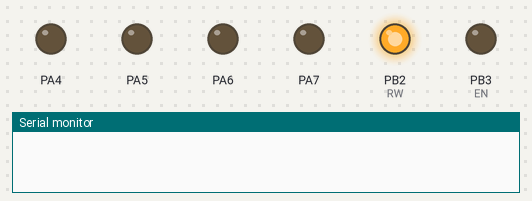
This program was run on a simulated ATmega32, built with avr-gcc and emulated at 8 MHz. Shown: output pins drawn as LEDs (lit = HIGH), the last lines printed to the serial monitor. Pins used as bus, display or sensor lines are not drawn.

Above: at 0.16 s.
At 4.91 s:
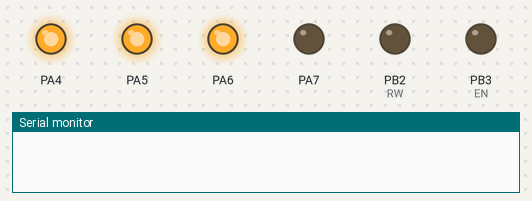
At 9.71 s:
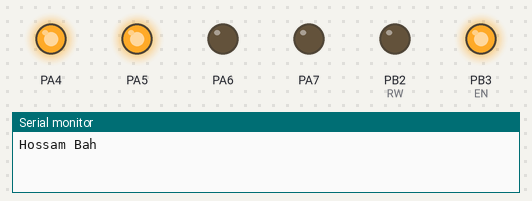
At 16.76 s:
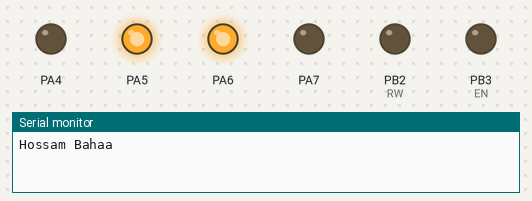
At 24.86 s:
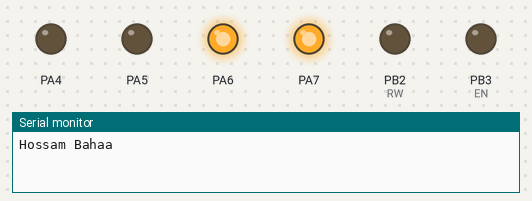
At 39.56 s:
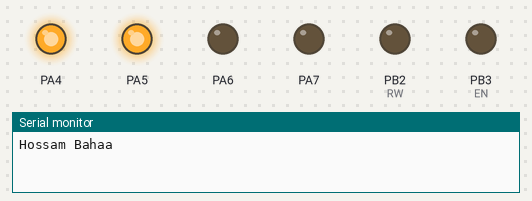
Timing chart, 0 to 40.0 s (numbered marks = the images above):
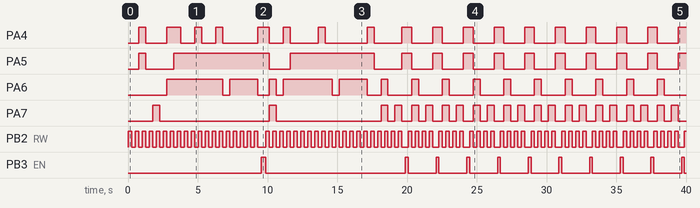

The program:

main.c
```c
/*
 * Atmega32_Drivers.c
 *
 * Created: 12/14/2023 8:26:01 AM
 * Author : Elmag
 */

#include "Atmega32_GPIO_Driver.h"
#include "LCD/lcd.h"
#include "Atmega32_UART_Driver.h"
#include "avr/interrupt.h"
int main(void)
{
	LCD_init();
	UART_config UART_CFG ;
	UART_CFG.BaudRate  = UART_BaudRate_9600 ;
	UART_CFG.data_size = UART_data_Size_8B ;
	UART_CFG.IRQ_Enable= UART_Interrupt_Enable_NONE ;
	UART_CFG.P_IRQ_CallBack = NULL ;
	UART_CFG.parity =UART_Parity_NONE ;
	UART_CFG.Speed_Mode = UART_Speed_Mode_Normal ;
	UART_CFG.StopBit = UART_StopBits_1 ;
	UART_CFG.USART_Mode = UART_Mode_TX_AND_RX ;
    MCAL_UART_init(UART1 , &UART_CFG);


	LCD_write_string("Transmit mode:");
	MCAL_UART_Send_Str("Hossam Bahaa");
    Cursor_pos(1,0);

	// sei();
     //MCAL_UART_SendString_Asynch("Hossam");

	LCD_clear_screen();
	LCD_write_string("Receive mode:");
	LCD_clear_screen();

	uint8 str[100] ,data ;
	uint8 x =0;
    while (1)
    {

/*======================================*/
/*         Receive char with block      */
/*======================================*/
	  /*Cursor_pos(1,0);
	  data= MCAL_UART_Receive();
	  LCD_write(data); */


/*======================================*/
/*       Receive string with block      */
/*======================================*/
	   /*Cursor_pos(1,0);
	   MCAL_UART_Receive_Str(str);
	   LCD_write_string(str); */

/*======================================*/
/*       Receive char with No block      */
/*======================================*/
	  Cursor_pos(1,0);
	  MCAL_UART_Receive_perodicCheck(&data);
	  LCD_write(data);


	  //=======counter==========//
	  Cursor_pos(0,0);
	  if(x==9)
		  x= 0;
	  x++;
	  LCD_display_number(x);
	 _delay_ms(200);

	}
}
```

lcd.c
```c
/*
 * lcd.c
 *
 * Created: 10/23/2023 7:43:00 AM
 *  Author: Elmag
 */
#include "LCD/lcd.h"
#define EIGHT_BIT_MODE
//#define FOUR_BIT_MODE

GPIO_PinConfig_t pincfg ;
void LCD_init(void)
{
	_delay_ms(20);
	//configuration RS pin
	pincfg.GPIO_PinNumber = RS ;
	pincfg.GPIO_MODE = GPIO_MODE_OUTPUT_PP ;
	MCAL_GPIO_Init( LCD_CONTROL_PORT , &pincfg);

	//configuration RW pin
	pincfg.GPIO_PinNumber = RW ;
	pincfg.GPIO_MODE = GPIO_MODE_OUTPUT_PP ;
	MCAL_GPIO_Init( LCD_CONTROL_PORT , &pincfg);

	//configuration EN pin
	pincfg.GPIO_PinNumber = EN ;
	pincfg.GPIO_MODE = GPIO_MODE_OUTPUT_PP ;
	MCAL_GPIO_Init( LCD_CONTROL_PORT , &pincfg);

	//LCD_DataDir_PORT =0xf ;
	//configuration LCD_DATA_PORT pins
	pincfg.GPIO_PinNumber =GPIO_PIN_4 ;
	pincfg.GPIO_MODE = GPIO_MODE_OUTPUT_PP ;
	MCAL_GPIO_Init(LCD_DATA_PORT ,&pincfg);

	pincfg.GPIO_PinNumber =GPIO_PIN_5 ;
	pincfg.GPIO_MODE = GPIO_MODE_OUTPUT_PP ;
	MCAL_GPIO_Init(LCD_DATA_PORT ,&pincfg);

	pincfg.GPIO_PinNumber =GPIO_PIN_6 ;
	pincfg.GPIO_MODE = GPIO_MODE_OUTPUT_PP ;
	MCAL_GPIO_Init(LCD_DATA_PORT ,&pincfg);

	pincfg.GPIO_PinNumber =GPIO_PIN_7 ;
	pincfg.GPIO_MODE = GPIO_MODE_OUTPUT_PP ;
	MCAL_GPIO_Init(LCD_DATA_PORT ,&pincfg);

	//LCD_ContDir_PORT |=((1<<RS) | (1<<RW) |(1<<EN));
	MCAL_GPIO_WritePin(LCD_CONTROL_PORT , EN ,GPIO_PIN_RESET);
	MCAL_GPIO_WritePin(LCD_CONTROL_PORT , RS ,GPIO_PIN_RESET);
	MCAL_GPIO_WritePin(LCD_CONTROL_PORT , RW ,GPIO_PIN_RESET);

	_delay_ms(15);

	LCD_clear_screen();

	#ifdef EIGHT_BIT_MODE
	LCD_Command(LCD_FUNCTION_8BIT_2LINES);
    #endif

	#ifdef FOUR_BIT_MODE
	LCD_Command(0x02);
	LCD_Command(LCD_FUNCTION_4BIT_2LINES);
	#endif

	LCD_Command(LCD_ENTRY_MODE);
	LCD_Command(LCD_BEGIN_AT_FIRST_ROW);
	LCD_Command(LCD_DISP_ON_CURSOR);
}

void LCD_Command(unsigned char command)
{
	   #ifdef EIGHT_BIT_MODE

	   LCD_busy();
	  // LCD_DATA_PORT =command ;       // Data lines are set to send data
	  MCAL_GPIO_WritePort(LCD_DATA_PORT , command);

	  //LCD_Cont_PORT &=~(1<<RS);      // RS set 0 to command
	  MCAL_GPIO_WritePin(LCD_CONTROL_PORT , RS ,GPIO_PIN_RESET);

	  //LCD_Cont_PORT &=~(1<<RW);      // RW set 0 to write
	   MCAL_GPIO_WritePin(LCD_CONTROL_PORT , RW ,GPIO_PIN_RESET);

       LCD_Kick();
       #endif

	  #ifdef FOUR_BIT_MODE
		LCD_busy();
		//LCD_DATA_PORT = (LCD_DATA_PORT & 0x0F) | (command & 0xF0);
		MCAL_GPIO_WritePort(LCD_DATA_PORT , 0x0F) ;
		MCAL_GPIO_WritePort(LCD_DATA_PORT , (command & 0xF0)) ;

		//LCD_Cont_PORT &= ~ ((1<<RW)|(1<<RS));
		MCAL_GPIO_WritePin(LCD_CONTROL_PORT , RW ,GPIO_PIN_RESET);
		MCAL_GPIO_WritePin(LCD_CONTROL_PORT , RS ,GPIO_PIN_RESET);

		LCD_Kick();

		//LCD_DATA_PORT = (LCD_DATA_PORT & 0x0F) | (command << 4);
		MCAL_GPIO_WritePort(LCD_DATA_PORT , 0x0F) ;
		MCAL_GPIO_WritePort(LCD_DATA_PORT , (command <<4)) ;

		//LCD_CONTROL_PORT &= ~ ((1<<RW)|(1<<RS));
		MCAL_GPIO_WritePin(LCD_CONTROL_PORT , RW ,GPIO_PIN_RESET);
		MCAL_GPIO_WritePin(LCD_CONTROL_PORT , RS ,GPIO_PIN_RESET);
		LCD_Kick();
      #endif

}

void LCD_write(unsigned char data)
{
	 #ifdef EIGHT_BIT_MODE
	    LCD_busy();
	  	//LCD_DATA_PORT =data ;
		 MCAL_GPIO_WritePort(LCD_DATA_PORT , data) ;
	    //LCD_Cont_PORT |=(1<<RS);
	     MCAL_GPIO_WritePin(LCD_CONTROL_PORT , RS,GPIO_PIN_SET) ;
	  	//LCD_Cont_PORT &= ~(1<<RW);
	  	 MCAL_GPIO_WritePin(LCD_CONTROL_PORT , RW,GPIO_PIN_RESET) ;
	  	LCD_Kick();
     #endif

	 #ifdef FOUR_BIT_MODE
	 	    //LCD_DATA_PORT =(LCD_DATA_PORT & 0x0F) |(data & 0xF0) ;
			MCAL_GPIO_WritePort(LCD_DATA_PORT , 0x0F) ;
			MCAL_GPIO_WritePort(LCD_DATA_PORT , (data & 0xF0)) ;

	 	    MCAL_GPIO_WritePin(LCD_CONTROL_PORT , RS,GPIO_PIN_SET) ;
	 	    MCAL_GPIO_WritePin(LCD_CONTROL_PORT , RW,GPIO_PIN_RESET) ;

		    LCD_Kick();

	      	//LCD_DATA_PORT =(LCD_DATA_PORT & 0x0F) |(data << 4) ;
			MCAL_GPIO_WritePort(LCD_DATA_PORT , 0x0F) ;
			MCAL_GPIO_WritePort(LCD_DATA_PORT , (data<<4)) ;
			//LCD_Cont_PORT |=(1<<RS);
		    MCAL_GPIO_WritePin(LCD_CONTROL_PORT , RS,GPIO_PIN_SET) ;
			//LCD_Cont_PORT &= ~(1<<RW);
			MCAL_GPIO_WritePin(LCD_CONTROL_PORT , RW,GPIO_PIN_RESET) ;
	 	    LCD_Kick();

     #endif
}

void LCD_write_string(char *string)
{
	int count =0;
	while(*string >0)
	{
		count++ ;
		LCD_write(*string++);
		if(count == 16)
		{
			Cursor_pos(1,0);
		}
		else if(count ==32 || count ==33)
		{
				LCD_clear_screen();
				Cursor_pos(0,0);
				count =0;
		}
	}
}

void LCD_busy()
{
	//LCD_DataDir_PORT =0x0;
		pincfg.GPIO_PinNumber = GPIO_PIN_4;
		pincfg.GPIO_MODE = GPIO_MODE_INPUT_FLO;
		MCAL_GPIO_Init(LCD_DATA_PORT, &pincfg);

		pincfg.GPIO_PinNumber = GPIO_PIN_5;
		pincfg.GPIO_MODE = GPIO_MODE_INPUT_FLO;
		MCAL_GPIO_Init(LCD_DATA_PORT, &pincfg);

		pincfg.GPIO_PinNumber = GPIO_PIN_6;
		pincfg.GPIO_MODE = GPIO_MODE_INPUT_FLO;
		MCAL_GPIO_Init(LCD_DATA_PORT, &pincfg);

		pincfg.GPIO_PinNumber = GPIO_PIN_7;
		pincfg.GPIO_MODE = GPIO_MODE_INPUT_FLO;
		MCAL_GPIO_Init(LCD_DATA_PORT, &pincfg);

		//LCD_Cont_PORT |=(1<<RW); //Read
		MCAL_GPIO_WritePin(LCD_CONTROL_PORT , RW,GPIO_PIN_SET) ;
		//LCD_Cont_PORT &=~(1<<RS); // command
		MCAL_GPIO_WritePin(LCD_CONTROL_PORT , RS,GPIO_PIN_RESET) ;

   		LCD_Kick();

		//LCD_DataDir_PORT =0xF ;
		pincfg.GPIO_PinNumber = GPIO_PIN_4 ;
		pincfg.GPIO_MODE =GPIO_MODE_OUTPUT_PP ;
		MCAL_GPIO_Init(LCD_DATA_PORT , &pincfg);

		pincfg.GPIO_PinNumber = GPIO_PIN_5;
		pincfg.GPIO_MODE =GPIO_MODE_OUTPUT_PP ;
		MCAL_GPIO_Init(LCD_DATA_PORT , &pincfg);

		pincfg.GPIO_PinNumber = GPIO_PIN_6;
		pincfg.GPIO_MODE =GPIO_MODE_OUTPUT_PP ;
		MCAL_GPIO_Init(LCD_DATA_PORT , &pincfg);

		pincfg.GPIO_PinNumber = GPIO_PIN_7;
		pincfg.GPIO_MODE =GPIO_MODE_OUTPUT_PP ;
		MCAL_GPIO_Init(LCD_DATA_PORT , &pincfg);
		//LCD_Cont_PORT &=~(1<<RW);
	    MCAL_GPIO_WritePin(LCD_CONTROL_PORT, RW, GPIO_PIN_RESET);

}
void LCD_Kick()
{
	//LCD_Cont_PORT &=~(1<<EN);
	MCAL_GPIO_WritePin(LCD_CONTROL_PORT , EN ,GPIO_PIN_RESET);
	_delay_ms(250);
	//LCD_Cont_PORT |=(1<<EN);
	MCAL_GPIO_WritePin(LCD_CONTROL_PORT , EN ,GPIO_PIN_SET);
}

void LCD_clear_screen()
{
	LCD_Command(LCD_CLEAR_SCREEN);
}

void Cursor_pos(unsigned char X_pos , unsigned char Y_pos)
{
	unsigned char address =0;
	if(X_pos == 0)
	address =LCD_BEGIN_AT_FIRST_ROW ;
	else if(X_pos == 1)
	address = LCD_BEGIN_AT_SECOND_ROW;

	if(Y_pos>=0 && Y_pos<16)
	address+=Y_pos;

	LCD_Command(address);
}

void LCD_display_number(int number)
{
	char str[5];

	itoa(number , str ,10);
	LCD_write_string(str);
}
void LCD_display_real_number(double number)
{
	char str[10];

	char tmpSign  = (number < 0)? '-': ' ' ;
	float tmpVal   =(number < 0)? -number : number ;

	int tmpInt1 =tmpVal ;
	float tmpFrac =tmpVal - tmpInt1 ;
	int tmpInt2 =tmpFrac*10000 ;

	sprintf(str, "%s%d.%04d" ,tmpSign ,tmpInt1 ,tmpInt2);

	LCD_write_string(str);

}
```

lcd.h
```c
/*
 * lcd.h
 *
 * Created: 10/23/2023 7:42:37 AM
 *  Author: elmag
 */


#ifndef LCD_H_
#define LCD_H_

#include "Atmega32_Device_Header.h"
#include "Atmega32_GPIO_Driver.h"
#define LCD_DATA_PORT GPIOA
#define LCD_CONTROL_PORT GPIOB


#define RS GPIO_PIN_1
#define RW GPIO_PIN_2
#define EN GPIO_PIN_3

#define LCD_FUNCTION_8BIT_2LINES   					(0x38)
#define LCD_FUNCTION_4BIT_2LINES   					(0x28)
#define LCD_MOVE_DISP_RIGHT       					(0x1C)
#define LCD_MOVE_DISP_LEFT   						(0x18)
#define LCD_MOVE_CURSOR_RIGHT   					(0x14)
#define LCD_MOVE_CURSOR_LEFT 	  					(0x10)
#define LCD_DISP_OFF   								(0x08)
#define LCD_DISP_ON_CURSOR   						(0x0E)
#define LCD_DISP_ON_CURSOR_BLINK   					(0x0F)
#define LCD_DISP_ON_BLINK   						(0x0D)
#define LCD_DISP_ON   								(0x0C)
#define LCD_ENTRY_DEC   							(0x04)
#define LCD_ENTRY_DEC_SHIFT   						(0x05)
#define LCD_ENTRY_INC_   							(0x06)
#define LCD_ENTRY_INC_SHIFT   						(0x07)
#define LCD_BEGIN_AT_FIRST_ROW						(0x80)
#define LCD_BEGIN_AT_SECOND_ROW						(0xC0)
#define LCD_CLEAR_SCREEN							(0x01)
#define LCD_ENTRY_MODE								(0x06)

void LCD_init(void);
void LCD_Command(unsigned char command);
void LCD_data(unsigned char data);
void LCD_busy(void);
void LCD_Kick(void);
void LCD_clear_screen(void);
void Cursor_pos(unsigned char X_pos , unsigned char Y_pos);
void LCD_write(unsigned char data);
void LCD_write_string(char *data);
void LCD_display_number(int number);
void LCD_display_real_number(double number);
#endif /* LCD_H_ */
```

Atmega32_GPIO_Driver.c
```c
/*
 * Atmega32_GPIO_Driver.c
 *
 * Created: 12/14/2023 9:08:58 AM
 *  Author: Elmag
 */
#include "Atmega32_GPIO_Driver.h"

/**================================================================
 * @Fn				-MCAL_GPIO_Init
 * @brief 			-Initializes the GPIOx PINy according to the specified parameters in the PinConfig
 * @param [in] 	-GPIOx: where x can be (A..D depending on device used) to select the GPIO peripheral
 * @param [in] 	-PinConfig pointer to a GPIO_PinConfig_t structure that contains
 *         		 the configuration information for the specified GPIO PIN.
 * @retval 		-none
 */
void MCAL_GPIO_Init(GPIO_TypeDef_t *GPIOx ,GPIO_PinConfig_t * PinConfig)
{
	if(PinConfig->GPIO_MODE == GPIO_MODE_OUTPUT_PP ||PinConfig->GPIO_MODE == GPIO_MODE_OUTPUT_OD)
	{
		//set DDR x PIN n
		GPIOx->DDR  |=(PinConfig->GPIO_PinNumber);

		if(PinConfig->GPIO_MODE == GPIO_MODE_OUTPUT_PP)
		{
			//Reset PORTx PINy
			GPIOx->PORT &=~(PinConfig->GPIO_PinNumber);
		}
		else
		{
			//set PORTx PINy
			GPIOx->PORT |=(PinConfig->GPIO_PinNumber);
		}
	}
	else if(PinConfig->GPIO_MODE == GPIO_MODE_INPUT_FLO || PinConfig->GPIO_MODE == GPIO_MODE_INPUT_PU)
	{
		//Reset DDR x PIN n
		GPIOx->DDR  &=~(PinConfig->GPIO_PinNumber);
		if(PinConfig->GPIO_MODE == GPIO_MODE_INPUT_FLO)
		{
			//Reset PORTx PINy
			GPIOx->PORT &=~(PinConfig->GPIO_PinNumber);
		}
		else
		{
			//set PORTx PINy
			GPIOx->PORT |=(PinConfig->GPIO_PinNumber);
		}
	}
}

/**================================================================
 * @Fn				-MCAL_GPIO_Init
 * @brief 			-reset all the GPIO Register
 * @param [in] 	-GPIOx: where x can be (A..D depending on device used) to select the GPIO peripheral
 * @retval 		-none
 */
void MCAL_GPIO_DeInit(GPIO_TypeDef_t* GPIOx)
{
	GPIOx->DDR =0x00 ;
	GPIOx->PIN =0x00 ;
	GPIOx->PORT=0x00 ;
}

/**================================================================
 * @Fn					-MCAL_GPIO_WritePin
 * @brief 				-write on specific input pin
 * @param [in] 			-GPIOx: where x can be (A..D depending on device used) to select the GPIO peripheral
 *@param [in] 			-PinNumber:  specifies the port bit to read. Set by @ref GPIO_PINS_define
 *@param [in] 			-Value: Pin Value
 * @retval 			-none
 * Note				-none
 */
void MCAL_GPIO_WritePin(GPIO_TypeDef_t * GPIOx , uint8_t PinNumber ,uint8_t Value)
{
    if(Value == GPIO_PIN_SET)
	{
		GPIOx->PORT |= (uint8_t)PinNumber ;
	}
	else
	{
		GPIOx->PORT &=~((uint8_t)PinNumber);
	}

}

/**================================================================
 * @Fn					-MCAL_GPIO_WritePort
 * @brief 				-write on output port
 * @param [in] 			-GPIOx: where x can be (A..G depending on device used) to select the GPIO peripheral
  *@param [in] 			-Value: port Value
 * @retval 				-none
 * Note					-none
 */
void MCAL_GPIO_WritePort(GPIO_TypeDef_t * GPIOx ,uint8_t Value)
{
	GPIOx->PORT = (uint8_t)Value ;
}

/**================================================================
 * @Fn				-MCAL_GPIO_ReadPin
 * @brief 			-Read Specific PIN
 * @param [in] 	-GPIOx: where x can be (A..D depending on device used) to select the GPIO peripheral
 * @param [in] 	-PinNumber: Set Pin Number according @ref GPIO_PINS_define
 * @retval 		-the input pin value (two values based on @ref GPIO_PIN_state )
 * Note			-none
 */
uint8_t MCAL_GPIO_ReadPin(GPIO_TypeDef_t *GPIOx ,uint8_t PinNumber)
{
	uint8_t binStatus ;

	binStatus =(GPIOx->PIN & PinNumber)?(uint8_t)GPIO_PIN_SET:(uint8_t)GPIO_PIN_RESET;

	return binStatus ;
}

/**================================================================
 * @Fn					-MCAL_GPIO_ReadPort
 * @brief 				-read the input port VALUE
 * @param [in] 			-GPIOx: where x can be (A..D depending on device used) to select the GPIO peripheral
 * @retval 				-the input port VALUE
 * Note					-none
 */
uint8_t MCAL_GPIO_ReadPort(GPIO_TypeDef_t *GPIOx)
{

	uint8_t Port_Value ;

	Port_Value = (uint8_t)(GPIOx->PIN &0xFF) ;

	return Port_Value ;
}

/**================================================================
 * @Fn					-MCAL_GPIO_TogglePin
 * @brief 				-Toggles the specified GPIO pin
 * @param [in] 			-GPIOx: where x can be (A..D depending on device used) to select the GPIO peripheral
 * @param [in] 			-PinNumber: specifies the port bit to read. Set by @ref GPIO_PINS_define
 * @retval 			-none
 * Note				-none
 */
void MCAL_GPIO_TogglePin(GPIO_TypeDef_t *GPIOx ,uint8_t PinNumber)
{
	GPIOx->PORT ^=(PinNumber) ;
}
```

Atmega32_UART_Driver.c
```c
/*
 * Atmega32_UART_Driver.c
 *
 * Created: 1/31/2024 1:33:05 PM
 *  Author: Elmag
 */

#include "Atmega32_UART_Driver.h"
#include "LCD/lcd.h"


static uint8 *TX_str ;
static uint8 flag_send =1;

UART_config *Global_UART_cfg = NULL ;
void MCAL_UART_init(UART_TypeDef_t* UARTx , UART_config* UART_cfg)
{

	Global_UART_cfg =UART_cfg ;
	//specify the speed mode normal or double
	UARTx->_UCSRA = UART_cfg->Speed_Mode  ;
	//Baud Rate
	 if(UART_cfg->Speed_Mode == UART_Speed_Mode_Normal)
	 {
		 UARTx->_UBRRL = BAUD(F_CPU ,UART_cfg->BaudRate ,16);

	 }
	 else
	 {
		 UARTx->_UBRRL = BAUD(F_CPU , UART_cfg->BaudRate ,8);
	 }
	//Frame

	 //parity mode (NO Parity)
	 UARTx->RC_RH._UCSRC |=UART_cfg->parity ;

	 // Character Size (8-bit size)
	 if(UART_cfg->data_size == UART_data_Size_5B)
	 {
		 UARTx->RC_RH._UCSRC &=~(1<<1);
		 UARTx->RC_RH._UCSRC &=~(1<<2);
		 UARTx->_UCSRB &=~(1<<2);
	 }
	 else if(UART_cfg->data_size == UART_data_Size_6B)
	 {
		 UARTx->RC_RH._UCSRC |=(1<<1);
		 UARTx->RC_RH._UCSRC &=~(1<<2);
		 UARTx->_UCSRB &=~(1<<2);
	 }
	 else if(UART_cfg->data_size == UART_data_Size_7B)
	 {
		 	 UARTx->RC_RH._UCSRC &=~(1<<1);
		 	 UARTx->RC_RH._UCSRC |=(1<<2);
		 	 UARTx->_UCSRB &=~(1<<2);
	 }
	 else if(UART_cfg->data_size == UART_data_Size_8B)
	 {
		 UARTx->RC_RH._UCSRC |=(1<<1);
		 UARTx->RC_RH._UCSRC |=(1<<2);
		 UARTx->_UCSRB &=~(1<<2);
	 }
	 else if(UART_cfg->data_size == UART_data_Size_9B)
	 {
		 UARTx->RC_RH._UCSRC |=(1<<1);
		 UARTx->RC_RH._UCSRC |=(1<<2);
		 UARTx->_UCSRB |=(1<<2);
	 }

	 UARTx->RC_RH._UCSRC|=UART_cfg->StopBit ;

	//interrupt enable
	UARTx->_UCSRB |= UART_cfg->IRQ_Enable ;
	//Enable
	UARTx->_UCSRB |= UART_cfg->USART_Mode ;

}
void MCAL_UART_Send(uint8_t data)
{
	while(!GET_BIT(UCSRA , UDRE));
	UDR = data ;
}
uint8_t MCAL_UART_Receive(void)
{
	while(!(GET_BIT(UCSRA,RXC)));
	return UDR ;
}

void  MCAL_UART_SndNumberU32(uint32 NUM)
{
	uint8 *p =&NUM ;

	MCAL_UART_Send(p[0]);
    MCAL_UART_Send(p[1]);
	MCAL_UART_Send(p[2]);
	MCAL_UART_Send(p[3]);
}
uint32 MCAL_UART_ReceiveNumberU32(void)
{
	uint32 num;
	uint8 *p = &num;

	p[0]=MCAL_UART_Receive();
	p[1]=MCAL_UART_Receive();
    p[2]=MCAL_UART_Receive();
	p[3]=MCAL_UART_Receive();

	return num ;
}

void MCAL_UART_Send_Str(uint8 *str)
{
	uint8 i =0;
	while(str[i] > 0)
	{
		MCAL_UART_Send(str[i]);
		i++;
	}
	MCAL_UART_Send('\r');
}
void MCAL_UART_Receive_Str(uint8 *str)
{
	uint8 i =0 ;
	str[i] = MCAL_UART_Receive();
	while(str[i]  != '\r')
	{
		 i++ ;
		 str[i]= MCAL_UART_Receive();
	}
	str[i]='\0';
}

uint8 MCAL_UART_Receive_perodicCheck( uint8 *data)
{
	if(GET_BIT(UCSRA , RXC))
	{
		*data = UDR ;
		return 1;
	}
	return 0;
}

void MCAL_UART_SendNoBlock(uint8 data)
{
	UDR = data ;
}
uint8 MCAL_UART_ReceiveNoBlock(void)
{
	return UDR ;
}

void MCAL_UART_SendString_Asynch(uint8 * str)
{
 	if(flag_send ==1)
	 {
		 UART_Interrupt_Enable_TXCIE;
		// TX_str =str ;
		 MCAL_UART_SendNoBlock(str[0]);

		 flag_send = 0;
	 }
}

ISR(USART_TXC_vect)
{
	static uint8 i= 1;
	if(TX_str[i] != 1)
	{
		MCAL_UART_SendNoBlock(TX_str[i]);
		i++;
	}
	else
	{
		i=1;
		flag_send= 1;
	}
}
```

Utils.h
```c
/*
 * Utils.h
 *
 * Created: 1/31/2024 1:42:50 PM
 *  Author: Elmag
 */


#ifndef UTILS_H_
#define UTILS_H_

#define	GET_BIT(reg,n)				(((reg)>>(n))&1)
#define SET_BIT(reg,n)				(reg|=(1<<n))
#define CLR_BIT(reg,n)				(reg&=~(1<<n))
#define TOGGLE_BIT(reg,n)			(reg^=(1<<n))

#define	GET_REG(reg)				(reg)
#define SET_REG(reg)				((reg)=0XFF)
#define CLR_REG(reg)				((reg)=0X00)
#define TOGGLE_REG(reg)				((reg)^=0xFF) //((reg)~=(reg))
#define ASSIGN_REG(reg,value)		((reg)=(value))

#define	GET_LOW_NIB(reg)			((reg)&0X0F)
#define SET_LOW_NIB(reg)			((reg)|=0X0F)
#define CLR_LOW_BIT(reg)			((reg)&=0XF0)
#define TOGGLE_LOW_NIB(reg)			((reg)^=0X0F)
#define ASSIGN_LOW_NIB(reg,value)	((reg)=(((reg)&0XF0)|((value)&0x0F))) //??

#define	GET_HIGH_NIB(reg)			(((reg)&0XF0)>>4)
#define SET_HIGH_NIB(reg)			((reg)|=0XF0)
#define CLR_HIGH_BIT(reg)			((reg)&=0X0F)
#define TOGGLE_HIGH_NIB(reg)		((reg)^=0XF0)
#define ASSIGN_HIGH_NIB(reg)		((reg)=((value<<4)|(reg&0X0F)))


#endif /* UTILS_H_ */
```

Source omitted: Atmega32_Device_Header.h (2352 bytes), Atmega32_GPIO_Driver.h (2187 bytes), Atmega32_UART_Driver.h (3099 bytes), Platform_Types.h (1558 bytes)

Measured:
- by itself, PA4: LOW → HIGH at 0.79 s, → LOW 0.50 s later, → HIGH 1.5 s later, → LOW 1.0 s later, … (35 changes in this stretch)
- by itself, PA5: LOW → HIGH at 0.79 s, → LOW 0.50 s later, → HIGH 2.0 s later, → LOW 6.9 s later, … (25 changes in this stretch)
- by itself, PA6: LOW → HIGH at 2.8 s, → LOW 4.0 s later, → HIGH 0.50 s later, → LOW 2.0 s later, … (30 changes in this stretch)
- by itself, PA7: LOW → HIGH at 1.8 s, → LOW 0.50 s later, → HIGH 7.9 s later, → LOW 0.50 s later, … (44 changes in this stretch)
- by itself, PB2 (RW): LOW → HIGH at 0.04 s, → LOW 0.25 s later, → HIGH 0.25 s later, → LOW 0.25 s later, … (151 changes in this stretch)
- by itself, PB3 (EN): goes HIGH 0.35 s, LOW 10.0 s, 9 × (HIGH 0.20 s, LOW 2.0 s), HIGH 0.20 s, then LOW
